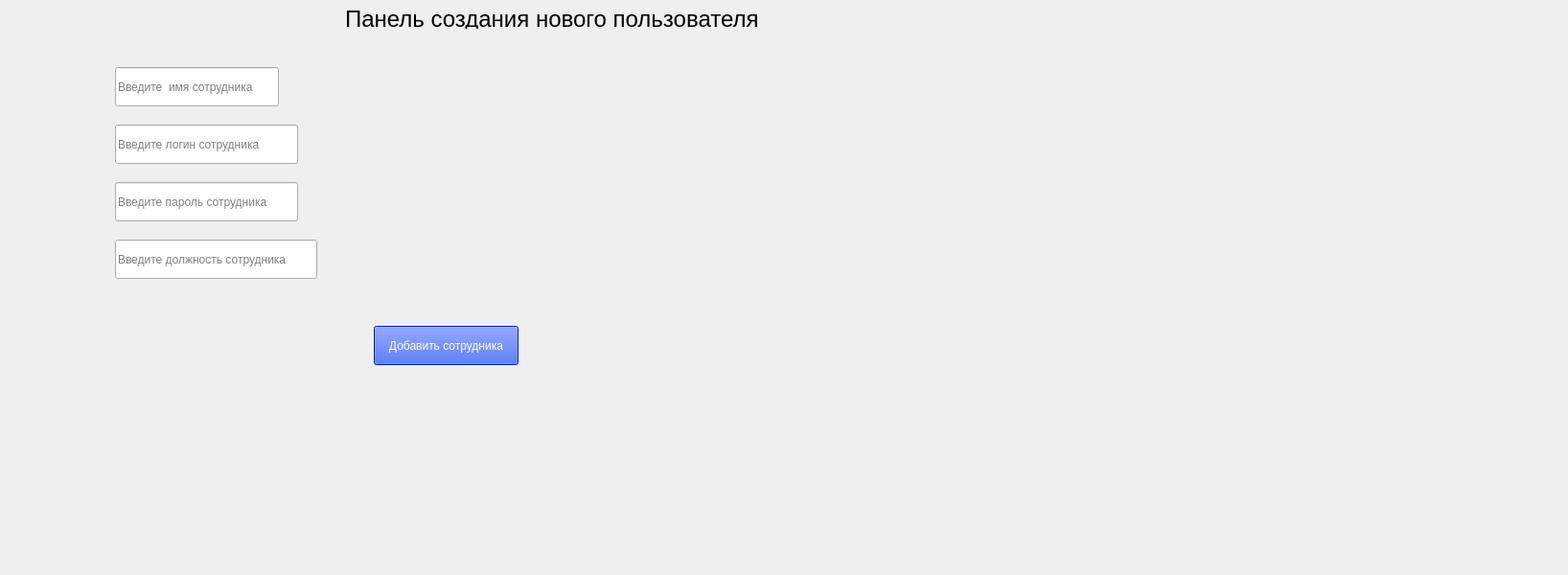
<?xml version="1.0" encoding="UTF-8"?>
<ui version="4.0">
 <class>Widget</class>
 <widget class="QWidget" name="Widget">
  <property name="geometry">
   <rect>
    <x>0</x>
    <y>0</y>
    <width>1636</width>
    <height>600</height>
   </rect>
  </property>
  <property name="windowTitle">
   <string>Widget</string>
  </property>
  <widget class="QLabel" name="label">
   <property name="geometry">
    <rect>
     <x>360</x>
     <y>10</y>
     <width>461</width>
     <height>20</height>
    </rect>
   </property>
   <property name="font">
    <font>
     <pointsize>18</pointsize>
    </font>
   </property>
   <property name="text">
    <string>Панель создания нового пользователя</string>
   </property>
  </widget>
  <widget class="QLineEdit" name="lineEdit_3">
   <property name="geometry">
    <rect>
     <x>120</x>
     <y>250</y>
     <width>211</width>
     <height>41</height>
    </rect>
   </property>
   <property name="text">
    <string/>
   </property>
   <property name="placeholderText">
    <string>Введите должность сотрудника</string>
   </property>
  </widget>
  <widget class="QLineEdit" name="lineEdit_4">
   <property name="geometry">
    <rect>
     <x>120</x>
     <y>70</y>
     <width>171</width>
     <height>41</height>
    </rect>
   </property>
   <property name="styleSheet">
    <string notr="true"/>
   </property>
   <property name="text">
    <string/>
   </property>
   <property name="placeholderText">
    <string>Введите  имя сотрудника</string>
   </property>
  </widget>
  <widget class="QLineEdit" name="lineEdit_5">
   <property name="geometry">
    <rect>
     <x>120</x>
     <y>130</y>
     <width>191</width>
     <height>41</height>
    </rect>
   </property>
   <property name="text">
    <string/>
   </property>
   <property name="placeholderText">
    <string>Введите логин сотрудника</string>
   </property>
  </widget>
  <widget class="QLineEdit" name="lineEdit_6">
   <property name="geometry">
    <rect>
     <x>120</x>
     <y>190</y>
     <width>191</width>
     <height>41</height>
    </rect>
   </property>
   <property name="text">
    <string/>
   </property>
   <property name="placeholderText">
    <string>Введите пароль сотрудника</string>
   </property>
  </widget>
  <widget class="QPushButton" name="pushButton">
   <property name="geometry">
    <rect>
     <x>390</x>
     <y>340</y>
     <width>151</width>
     <height>41</height>
    </rect>
   </property>
   <property name="styleSheet">
    <string notr="true">color: rgb(255, 255, 255);
background-color: rgb(0, 47, 255);</string>
   </property>
   <property name="text">
    <string>Добавить сотрудника</string>
   </property>
  </widget>
 </widget>
 <resources/>
 <connections/>
</ui>
